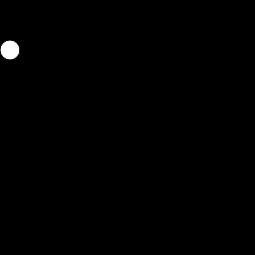
Frame 1 (no input)
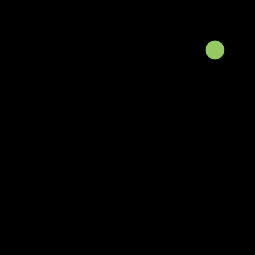
Frame 60 (no input)
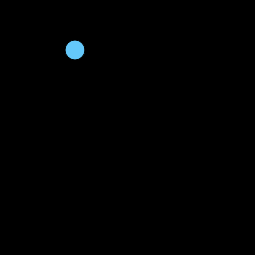
Frame 120 (the mouse pressed at the canvas centre since frame 60)

The p5.js sketch that drew these frames (run headless with seeded random() and noise() and a simulated clock; from frame 60 on, the mouse is pressed at the canvas centre):

// p5.js sketch
// ── sketch.js
const canvas = 255
const c = {
  d: 20,
  x: 10,
  y: 50,
}

let velocity = 5

function setup() {
  createCanvas(canvas, canvas)
}

function draw() {
  background(0)

  ellipse(c.x, c.y, c.d, c.d)

  // Colouring the ball
  if (c.x <= canvas / 3) {
    fill(100, 200, 250)
  } else if (c.x <= (canvas / 3) * 2) {
    fill(255, 200, 250)
  } else {
    fill(150, 200, 100)
  }

  // Direction
  if (c.x > canvas || c.x < 0) {
    velocity *= -1
  }

  c.x += velocity
}
